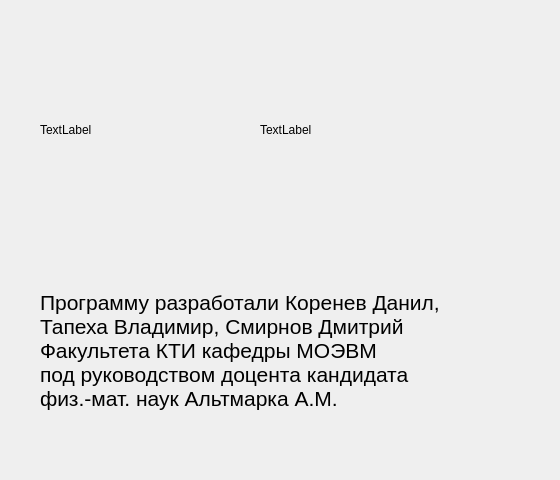
<?xml version="1.0" encoding="UTF-8"?>
<ui version="4.0">
 <class>aboutprogram</class>
 <widget class="QDialog" name="aboutprogram">
  <property name="geometry">
   <rect>
    <x>0</x>
    <y>0</y>
    <width>560</width>
    <height>480</height>
   </rect>
  </property>
  <property name="windowTitle">
   <string>Dialog</string>
  </property>
  <widget class="QLabel" name="label">
   <property name="geometry">
    <rect>
     <x>40</x>
     <y>240</y>
     <width>540</width>
     <height>221</height>
    </rect>
   </property>
   <property name="font">
    <font>
     <pointsize>16</pointsize>
    </font>
   </property>
   <property name="text">
    <string>Программу разработали Коренев Данил,
Тапеха Владимир, Смирнов Дмитрий
Факультета КТИ кафедры МОЭВМ
под руководством доцента кандидата
физ.-мат. наук Альтмарка А.М.</string>
   </property>
   <property name="wordWrap">
    <bool>false</bool>
   </property>
   <property name="openExternalLinks">
    <bool>false</bool>
   </property>
  </widget>
  <widget class="QLabel" name="icon_1">
   <property name="geometry">
    <rect>
     <x>40</x>
     <y>40</y>
     <width>180</width>
     <height>180</height>
    </rect>
   </property>
   <property name="text">
    <string>TextLabel</string>
   </property>
  </widget>
  <widget class="QLabel" name="icon_2">
   <property name="geometry">
    <rect>
     <x>260</x>
     <y>40</y>
     <width>180</width>
     <height>180</height>
    </rect>
   </property>
   <property name="text">
    <string>TextLabel</string>
   </property>
  </widget>
 </widget>
 <resources/>
 <connections/>
</ui>
